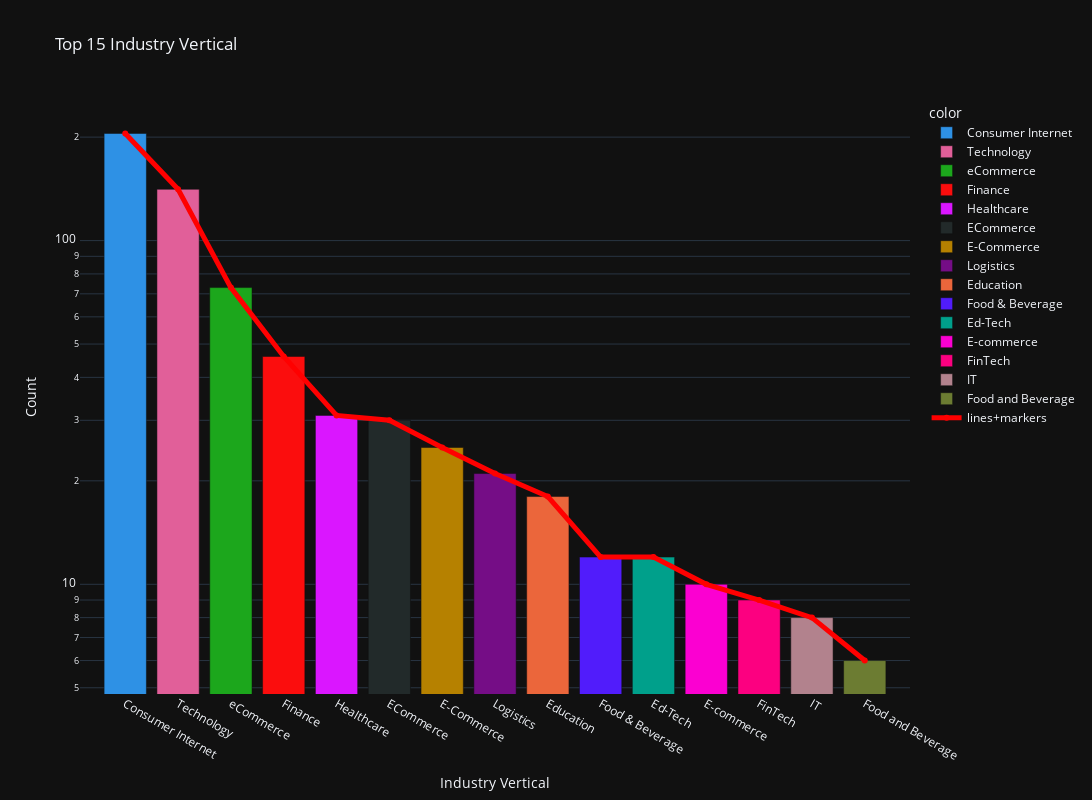

The cell this chart's notebook holds for it:
### Code cell
# bar chart dark theme
for template in ["plotly_dark", "plotly", "plotly_white", "ggplot2", "seaborn", "simple_white", "none"]:
    fig = px.bar(x=top.index, y=top, title="Top 15 Industry Vertical", log_y=True, labels={"x": "Industry Vertical", "y": "Count"}, color=top.index,
             width=1500, height=800, template='plotly_dark',
             color_discrete_sequence=px.colors.qualitative.Dark24)

fig.add_trace(
    go.Scatter(
        x=top.index,
        y=top,
        mode="lines+markers",
        line=dict(color="red", width=5),
        name="lines+markers",
    )
)

### Figure 1 — Plotly figure (JSON) as saved in the notebook; plotly's stock layout.template omitted (floating-point values rounded to 4 significant figures)
{"data": [{"alignmentgroup": "True", "hovertemplate": "color=Consumer Internet<br>Industry Vertical=%{x}<br>Count=%{y}<extra></extra>", "legendgroup": "Consumer Internet", "marker": {"color": "#2E91E5", "pattern": {"shape": ""}}, "name": "Consumer Internet", "offsetgroup": "Consumer Internet", "orientation": "v", "showlegend": true, "textposition": "auto", "type": "bar", "x": ["Consumer Internet"], "xaxis": "x", "y": [205], "yaxis": "y"}, {"alignmentgroup": "True", "hovertemplate": "color=Technology<br>Industry Vertical=%{x}<br>Count=%{y}<extra></extra>", "legendgroup": "Technology", "marker": {"color": "#E15F99", "pattern": {"shape": ""}}, "name": "Technology", "offsetgroup": "Technology", "orientation": "v", "showlegend": true, "textposition": "auto", "type": "bar", "x": ["Technology"], "xaxis": "x", "y": [141], "yaxis": "y"}, {"alignmentgroup": "True", "hovertemplate": "color=eCommerce<br>Industry Vertical=%{x}<br>Count=%{y}<extra></extra>", "legendgroup": "eCommerce", "marker": {"color": "#1CA71C", "pattern": {"shape": ""}}, "name": "eCommerce", "offsetgroup": "eCommerce", "orientation": "v", "showlegend": true, "textposition": "auto", "type": "bar", "x": ["eCommerce"], "xaxis": "x", "y": [73], "yaxis": "y"}, {"alignmentgroup": "True", "hovertemplate": "color=Finance<br>Industry Vertical=%{x}<br>Count=%{y}<extra></extra>", "legendgroup": "Finance", "marker": {"color": "#FB0D0D", "pattern": {"shape": ""}}, "name": "Finance", "offsetgroup": "Finance", "orientation": "v", "showlegend": true, "textposition": "auto", "type": "bar", "x": ["Finance"], "xaxis": "x", "y": [46], "yaxis": "y"}, {"alignmentgroup": "True", "hovertemplate": "color=Healthcare<br>Industry Vertical=%{x}<br>Count=%{y}<extra></extra>", "legendgroup": "Healthcare", "marker": {"color": "#DA16FF", "pattern": {"shape": ""}}, "name": "Healthcare", "offsetgroup": "Healthcare", "orientation": "v", "showlegend": true, "textposition": "auto", "type": "bar", "x": ["Healthcare"], "xaxis": "x", "y": [31], "yaxis": "y"}, {"alignmentgroup": "True", "hovertemplate": "color=ECommerce<br>Industry Vertical=%{x}<br>Count=%{y}<extra></extra>", "legendgroup": "ECommerce", "marker": {"color": "#222A2A", "pattern": {"shape": ""}}, "name": "ECommerce", "offsetgroup": "ECommerce", "orientation": "v", "showlegend": true, "textposition": "auto", "type": "bar", "x": ["ECommerce"], "xaxis": "x", "y": [30], "yaxis": "y"}, {"alignmentgroup": "True", "hovertemplate": "color=E-Commerce<br>Industry Vertical=%{x}<br>Count=%{y}<extra></extra>", "legendgroup": "E-Commerce", "marker": {"color": "#B68100", "pattern": {"shape": ""}}, "name": "E-Commerce", "offsetgroup": "E-Commerce", "orientation": "v", "showlegend": true, "textposition": "auto", "type": "bar", "x": ["E-Commerce"], "xaxis": "x", "y": [25], "yaxis": "y"}, {"alignmentgroup": "True", "hovertemplate": "color=Logistics<br>Industry Vertical=%{x}<br>Count=%{y}<extra></extra>", "legendgroup": "Logistics", "marker": {"color": "#750D86", "pattern": {"shape": ""}}, "name": "Logistics", "offsetgroup": "Logistics", "orientation": "v", "showlegend": true, "textposition": "auto", "type": "bar", "x": ["Logistics"], "xaxis": "x", "y": [21], "yaxis": "y"}, {"alignmentgroup": "True", "hovertemplate": "color=Education<br>Industry Vertical=%{x}<br>Count=%{y}<extra></extra>", "legendgroup": "Education", "marker": {"color": "#EB663B", "pattern": {"shape": ""}}, "name": "Education", "offsetgroup": "Education", "orientation": "v", "showlegend": true, "textposition": "auto", "type": "bar", "x": ["Education"], "xaxis": "x", "y": [18], "yaxis": "y"}, {"alignmentgroup": "True", "hovertemplate": "color=Food & Beverage<br>Industry Vertical=%{x}<br>Count=%{y}<extra></extra>", "legendgroup": "Food & Beverage", "marker": {"color": "#511CFB", "pattern": {"shape": ""}}, "name": "Food & Beverage", "offsetgroup": "Food & Beverage", "orientation": "v", "showlegend": true, "textposition": "auto", "type": "bar", "x": ["Food & Beverage"], "xaxis": "x", "y": [12], "yaxis": "y"}, {"alignmentgroup": "True", "hovertemplate": "color=Ed-Tech<br>Industry Vertical=%{x}<br>Count=%{y}<extra></extra>", "legendgroup": "Ed-Tech", "marker": {"color": "#00A08B", "pattern": {"shape": ""}}, "name": "Ed-Tech", "offsetgroup": "Ed-Tech", "orientation": "v", "showlegend": true, "textposition": "auto", "type": "bar", "x": ["Ed-Tech"], "xaxis": "x", "y": [12], "yaxis": "y"}, {"alignmentgroup": "True", "hovertemplate": "color=E-commerce<br>Industry Vertical=%{x}<br>Count=%{y}<extra></extra>", "legendgroup": "E-commerce", "marker": {"color": "#FB00D1", "pattern": {"shape": ""}}, "name": "E-commerce", "offsetgroup": "E-commerce", "orientation": "v", "showlegend": true, "textposition": "auto", "type": "bar", "x": ["E-commerce"], "xaxis": "x", "y": [10], "yaxis": "y"}, {"alignmentgroup": "True", "hovertemplate": "color=FinTech<br>Industry Vertical=%{x}<br>Count=%{y}<extra></extra>", "legendgroup": "FinTech", "marker": {"color": "#FC0080", "pattern": {"shape": ""}}, "name": "FinTech", "offsetgroup": "FinTech", "orientation": "v", "showlegend": true, "textposition": "auto", "type": "bar", "x": ["FinTech"], "xaxis": "x", "y": [9], "yaxis": "y"}, {"alignmentgroup": "True", "hovertemplate": "color=IT<br>Industry Vertical=%{x}<br>Count=%{y}<extra></extra>", "legendgroup": "IT", "marker": {"color": "#B2828D", "pattern": {"shape": ""}}, "name": "IT", "offsetgroup": "IT", "orientation": "v", "showlegend": true, "textposition": "auto", "type": "bar", "x": ["IT"], "xaxis": "x", "y": [8], "yaxis": "y"}, {"alignmentgroup": "True", "hovertemplate": "color=Food and Beverage<br>Industry Vertical=%{x}<br>Count=%{y}<extra></extra>", "legendgroup": "Food and Beverage", "marker": {"color": "#6C7C32", "pattern": {"shape": ""}}, "name": "Food and Beverage", "offsetgroup": "Food and Beverage", "orientation": "v", "showlegend": true, "textposition": "auto", "type": "bar", "x": ["Food and Beverage"], "xaxis": "x", "y": [6], "yaxis": "y"}, {"line": {"color": "red", "width": 5}, "mode": "lines+markers", "name": "lines+markers", "type": "scatter", "x": ["Consumer Internet", "Technology", "eCommerce", "Finance", "Healthcare", "ECommerce", "E-Commerce", "Logistics", "Education", "Food & Beverage", "Ed-Tech", "E-commerce", "FinTech", "IT", "Food and Beverage"], "y": [205, 141, 73, 46, 31, 30, 25, 21, 18, 12, 12, 10, 9, 8, 6]}], "layout": {"barmode": "relative", "height": 800, "legend": {"title": {"text": "color"}, "tracegroupgap": 0}, "title": {"text": "Top 15 Industry Vertical"}, "width": 1500, "xaxis": {"anchor": "y", "domain": [0, 1], "title": {"text": "Industry Vertical"}}, "yaxis": {"anchor": "x", "domain": [0, 1], "title": {"text": "Count"}, "type": "log"}}}
